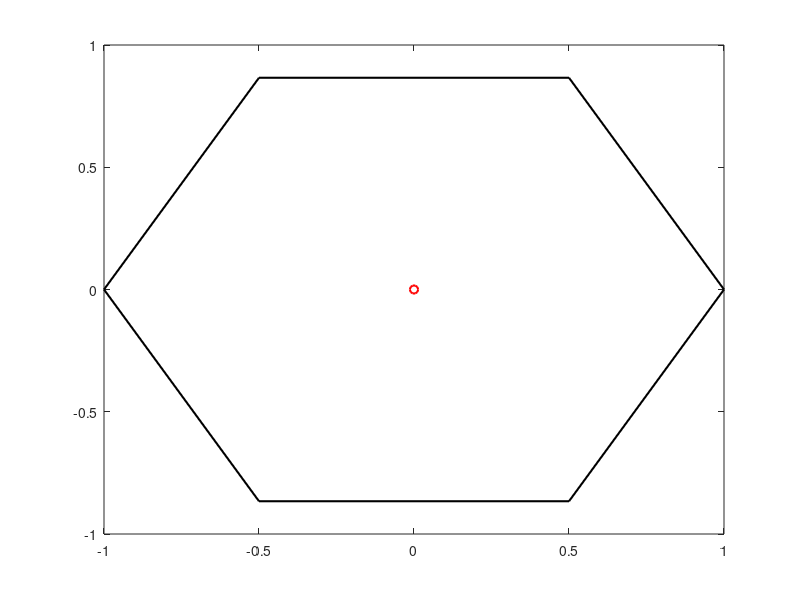

Write the MATLAB code that produced this figure. (Note: this script raises an error after producing the figure.)
A=[0 0];
N=1;
B=[];C=[];
B=[A(1)+N A(1)+N/2 A(1)-N/2 A(1)-N A(1)-N/2 A(1)+N/2 A(1)+N];
C=[A(2) A(2)+N*sqrt(3)/2 A(2)+N*sqrt(3)/2 A(2) A(2)-N*sqrt(3)/2 A(2)-N*sqrt(3)/2 A(2)];
plot(B,C,'k','LineWidth', 1.5)
hold on
plot(A(1),A(2),'ro','LineWidth', 1.5);
users = brownian(1, 5, A(1)+A(2)*1j, 1);
plot(users, 'bx', 'LineWidth', 1);

A=[0 sqrt(3)];
N=1;
B=[];C=[];
B=[A(1)+N A(1)+N/2 A(1)-N/2 A(1)-N A(1)-N/2 A(1)+N/2 A(1)+N];
C=[A(2) A(2)+N*sqrt(3)/2 A(2)+N*sqrt(3)/2 A(2) A(2)-N*sqrt(3)/2 A(2)-N*sqrt(3)/2 A(2)];
plot(B,C,'k','LineWidth', 1.5)
hold on
plot(A(1),A(2),'ro','LineWidth', 1.5);
users = brownian(1, 5, A(1)+A(2)*1j, 1);
plot(users, 'bx', 'LineWidth', 1);

A=[0 -sqrt(3)];
N=1;
B=[];C=[];
B=[A(1)+N A(1)+N/2 A(1)-N/2 A(1)-N A(1)-N/2 A(1)+N/2 A(1)+N];
C=[A(2) A(2)+N*sqrt(3)/2 A(2)+N*sqrt(3)/2 A(2) A(2)-N*sqrt(3)/2 A(2)-N*sqrt(3)/2 A(2)];
plot(B,C,'k','LineWidth', 1.5)
hold on
plot(A(1),A(2),'ro','LineWidth', 1.5)
users = brownian(1, 5, A(1)+A(2)*1j, 1);
plot(users, 'bx', 'LineWidth', 1);

A=[0 2*sqrt(3)];
N=1;
B=[];C=[];
B=[A(1)+N A(1)+N/2 A(1)-N/2 A(1)-N A(1)-N/2 A(1)+N/2 A(1)+N];
C=[A(2) A(2)+N*sqrt(3)/2 A(2)+N*sqrt(3)/2 A(2) A(2)-N*sqrt(3)/2 A(2)-N*sqrt(3)/2 A(2)];
plot(B,C,'k','LineWidth', 1.5)
hold on
plot(A(1),A(2),'ro','LineWidth', 1.5)
users = brownian(1, 5, A(1)+A(2)*1j, 1);
plot(users, 'bx', 'LineWidth', 1);

A=[0 -2*sqrt(3)];
N=1;
B=[];C=[];
B=[A(1)+N A(1)+N/2 A(1)-N/2 A(1)-N A(1)-N/2 A(1)+N/2 A(1)+N];
C=[A(2) A(2)+N*sqrt(3)/2 A(2)+N*sqrt(3)/2 A(2) A(2)-N*sqrt(3)/2 A(2)-N*sqrt(3)/2 A(2)];
plot(B,C,'k','LineWidth', 1.5)
hold on
plot(A(1),A(2),'ro','LineWidth', 1.5)
users = brownian(1, 5, A(1)+A(2)*1j, 1);
plot(users, 'bx', 'LineWidth', 1);

% right
A=[1.5 sqrt(3)/2];
N=1;
B=[];C=[];
B=[A(1)+N A(1)+N/2 A(1)-N/2 A(1)-N A(1)-N/2 A(1)+N/2 A(1)+N];
C=[A(2) A(2)+N*sqrt(3)/2 A(2)+N*sqrt(3)/2 A(2) A(2)-N*sqrt(3)/2 A(2)-N*sqrt(3)/2 A(2)];
plot(B,C,'k','LineWidth', 1.5)
hold on
plot(A(1),A(2),'ro','LineWidth', 1.5)
users = brownian(1, 5, A(1)+A(2)*1j, 1);
plot(users, 'bx', 'LineWidth', 1);

A=[1.5 -sqrt(3)/2];
N=1;
B=[];C=[];
B=[A(1)+N A(1)+N/2 A(1)-N/2 A(1)-N A(1)-N/2 A(1)+N/2 A(1)+N];
C=[A(2) A(2)+N*sqrt(3)/2 A(2)+N*sqrt(3)/2 A(2) A(2)-N*sqrt(3)/2 A(2)-N*sqrt(3)/2 A(2)];
plot(B,C,'k','LineWidth', 1.5)
hold on
plot(A(1),A(2),'ro','LineWidth', 1.5)
users = brownian(1, 5, A(1)+A(2)*1j, 1);
plot(users, 'bx', 'LineWidth', 1);

A=[1.5 1.5*sqrt(3)];
N=1;
B=[];C=[];
B=[A(1)+N A(1)+N/2 A(1)-N/2 A(1)-N A(1)-N/2 A(1)+N/2 A(1)+N];
C=[A(2) A(2)+N*sqrt(3)/2 A(2)+N*sqrt(3)/2 A(2) A(2)-N*sqrt(3)/2 A(2)-N*sqrt(3)/2 A(2)];
plot(B,C,'k','LineWidth', 1.5)
hold on
plot(A(1),A(2),'ro','LineWidth', 1.5)
users = brownian(1, 5, A(1)+A(2)*1j, 1);
plot(users, 'bx', 'LineWidth', 1);

A=[1.5 -1.5*sqrt(3)];
N=1;
B=[];C=[];
B=[A(1)+N A(1)+N/2 A(1)-N/2 A(1)-N A(1)-N/2 A(1)+N/2 A(1)+N];
C=[A(2) A(2)+N*sqrt(3)/2 A(2)+N*sqrt(3)/2 A(2) A(2)-N*sqrt(3)/2 A(2)-N*sqrt(3)/2 A(2)];
plot(B,C,'k','LineWidth', 1.5)
hold on
plot(A(1),A(2),'ro','LineWidth', 1.5)
users = brownian(1, 5, A(1)+A(2)*1j, 1);
plot(users, 'bx', 'LineWidth', 1);



A=[3 0];
N=1;
B=[];C=[];
B=[A(1)+N A(1)+N/2 A(1)-N/2 A(1)-N A(1)-N/2 A(1)+N/2 A(1)+N];
C=[A(2) A(2)+N*sqrt(3)/2 A(2)+N*sqrt(3)/2 A(2) A(2)-N*sqrt(3)/2 A(2)-N*sqrt(3)/2 A(2)];
plot(B,C,'k','LineWidth', 1.5)
hold on
plot(A(1),A(2),'ro','LineWidth', 1.5)
users = brownian(1, 5, A(1)+A(2)*1j, 1);
plot(users, 'bx', 'LineWidth', 1);

A=[3 sqrt(3)];
N=1;
B=[];C=[];
B=[A(1)+N A(1)+N/2 A(1)-N/2 A(1)-N A(1)-N/2 A(1)+N/2 A(1)+N];
C=[A(2) A(2)+N*sqrt(3)/2 A(2)+N*sqrt(3)/2 A(2) A(2)-N*sqrt(3)/2 A(2)-N*sqrt(3)/2 A(2)];
plot(B,C,'k','LineWidth', 1.5)
hold on
plot(A(1),A(2),'ro','LineWidth', 1.5)
users = brownian(1, 5, A(1)+A(2)*1j, 1);
plot(users, 'bx', 'LineWidth', 1);

A=[3 -sqrt(3)];
N=1;
B=[];C=[];
B=[A(1)+N A(1)+N/2 A(1)-N/2 A(1)-N A(1)-N/2 A(1)+N/2 A(1)+N];
C=[A(2) A(2)+N*sqrt(3)/2 A(2)+N*sqrt(3)/2 A(2) A(2)-N*sqrt(3)/2 A(2)-N*sqrt(3)/2 A(2)];
plot(B,C,'k','LineWidth', 1.5)
hold on
plot(A(1),A(2),'ro','LineWidth', 1.5)
users = brownian(1, 5, A(1)+A(2)*1j, 1);
plot(users, 'bx', 'LineWidth', 1);



% left
A=[-1.5 sqrt(3)/2];
N=1;
B=[];C=[];
B=[A(1)+N A(1)+N/2 A(1)-N/2 A(1)-N A(1)-N/2 A(1)+N/2 A(1)+N];
C=[A(2) A(2)+N*sqrt(3)/2 A(2)+N*sqrt(3)/2 A(2) A(2)-N*sqrt(3)/2 A(2)-N*sqrt(3)/2 A(2)];
plot(B,C,'k','LineWidth', 1.5)
hold on
plot(A(1),A(2),'ro','LineWidth', 1.5)
users = brownian(1, 5, A(1)+A(2)*1j, 1);
plot(users, 'bx', 'LineWidth', 1);

A=[-1.5 -sqrt(3)/2];
N=1;
B=[];C=[];
B=[A(1)+N A(1)+N/2 A(1)-N/2 A(1)-N A(1)-N/2 A(1)+N/2 A(1)+N];
C=[A(2) A(2)+N*sqrt(3)/2 A(2)+N*sqrt(3)/2 A(2) A(2)-N*sqrt(3)/2 A(2)-N*sqrt(3)/2 A(2)];
plot(B,C,'k','LineWidth', 1.5)
hold on
plot(A(1),A(2),'ro','LineWidth', 1.5)
users = brownian(1, 5, A(1)+A(2)*1j, 1);
plot(users, 'bx', 'LineWidth', 1);

A=[-1.5 1.5*sqrt(3)];
N=1;
B=[];C=[];
B=[A(1)+N A(1)+N/2 A(1)-N/2 A(1)-N A(1)-N/2 A(1)+N/2 A(1)+N];
C=[A(2) A(2)+N*sqrt(3)/2 A(2)+N*sqrt(3)/2 A(2) A(2)-N*sqrt(3)/2 A(2)-N*sqrt(3)/2 A(2)];
plot(B,C,'k','LineWidth', 1.5)
hold on
plot(A(1),A(2),'ro','LineWidth', 1.5)
users = brownian(1, 5, A(1)+A(2)*1j, 1);
plot(users, 'bx', 'LineWidth', 1);

A=[-1.5 -1.5*sqrt(3)];
N=1;
B=[];C=[];
B=[A(1)+N A(1)+N/2 A(1)-N/2 A(1)-N A(1)-N/2 A(1)+N/2 A(1)+N];
C=[A(2) A(2)+N*sqrt(3)/2 A(2)+N*sqrt(3)/2 A(2) A(2)-N*sqrt(3)/2 A(2)-N*sqrt(3)/2 A(2)];
plot(B,C,'k','LineWidth', 1.5)
hold on
plot(A(1),A(2),'ro','LineWidth', 1.5)
users = brownian(1, 5, A(1)+A(2)*1j, 1);
plot(users, 'bx', 'LineWidth', 1);



A=[-3 0];
N=1;
B=[];C=[];
B=[A(1)+N A(1)+N/2 A(1)-N/2 A(1)-N A(1)-N/2 A(1)+N/2 A(1)+N];
C=[A(2) A(2)+N*sqrt(3)/2 A(2)+N*sqrt(3)/2 A(2) A(2)-N*sqrt(3)/2 A(2)-N*sqrt(3)/2 A(2)];
plot(B,C,'k','LineWidth', 1.5)
hold on
plot(A(1),A(2),'ro','LineWidth', 1.5)
users = brownian(1, 5, A(1)+A(2)*1j, 1);
plot(users, 'bx', 'LineWidth', 1);

A=[-3 sqrt(3)];
N=1;
B=[];C=[];
B=[A(1)+N A(1)+N/2 A(1)-N/2 A(1)-N A(1)-N/2 A(1)+N/2 A(1)+N];
C=[A(2) A(2)+N*sqrt(3)/2 A(2)+N*sqrt(3)/2 A(2) A(2)-N*sqrt(3)/2 A(2)-N*sqrt(3)/2 A(2)];
plot(B,C,'k','LineWidth', 1.5)
hold on
plot(A(1),A(2),'ro','LineWidth', 1.5)
users = brownian(1, 5, A(1)+A(2)*1j, 1);
plot(users, 'bx', 'LineWidth', 1);

A=[-3 -sqrt(3)];
N=1;
B=[];C=[];
B=[A(1)+N A(1)+N/2 A(1)-N/2 A(1)-N A(1)-N/2 A(1)+N/2 A(1)+N];
C=[A(2) A(2)+N*sqrt(3)/2 A(2)+N*sqrt(3)/2 A(2) A(2)-N*sqrt(3)/2 A(2)-N*sqrt(3)/2 A(2)];
plot(B,C,'k','LineWidth', 1.5)
hold on
plot(A(1),A(2),'ro','LineWidth', 1.5)
users = brownian(1, 5, A(1)+A(2)*1j, 1);
plot(users, 'bx', 'LineWidth', 1);

axis equal

